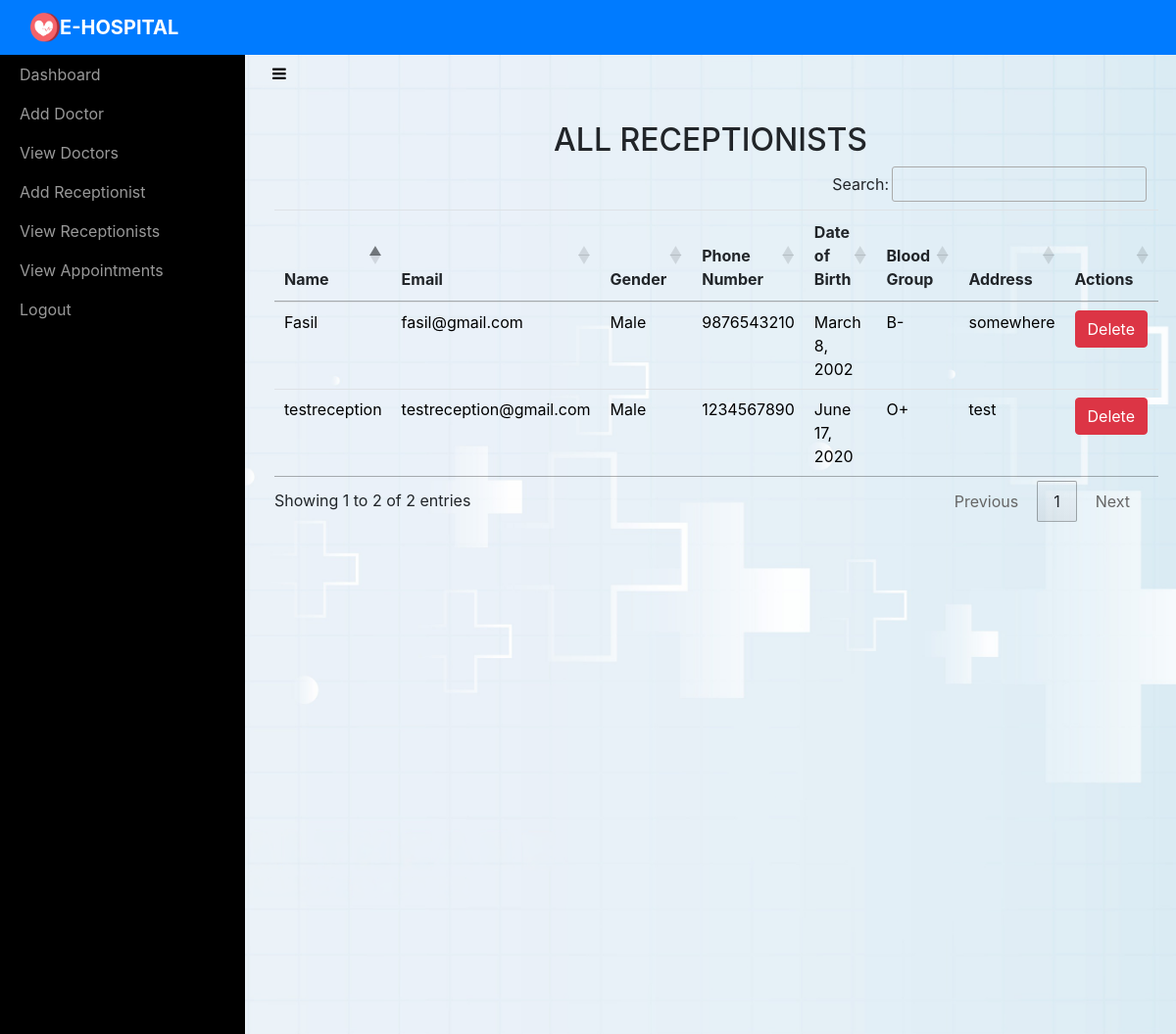
Screenshot of /adminviewReceptionist/ (signed in) with the database file from the repository.
### sitehandler/models.py (models this page shows, shortened)
class Receptionist(models.Model):
	name = models.CharField(max_length=50)
	email = models.EmailField(unique=True)
	password = models.CharField(max_length=16)
	gender = models.CharField(max_length=10)
	phonenumber = models.CharField(max_length=10)
	address = models.CharField(max_length=100)
	birthdate = models.DateField()
	bloodgroup = models.CharField(max_length=5)

### sitehandler/views.py (the view)
# urls.py: path('adminviewReceptionist/',adminviewReceptionist,name='adminviewReceptionist'),
def adminviewReceptionist(request):
	if not request.user.is_staff:
		return redirect('login_admin')
	rec = Receptionist.objects.all()
	r = { 'rec' : rec }
	return render(request,'adminviewreceptionists.html',r)

### sitehandler/templates/adminviewreceptionists.html (shortened to what this page needs)
<!DOCTYPE html>
<html>
<head>
    {% include 'include.html' %}
    {% load static %}
    <link rel="stylesheet" type="text/css" href="https://cdn.datatables.net/1.10.21/css/jquery.dataTables.min.css">
    <link rel="stylesheet" type="text/css" href="https://cdn.datatables.net/buttons/1.6.2/css/buttons.dataTables.min.css">
</head>
<body>
    {% include 'adminnav.html' %}
    <div id="wrapper" style="
    background-image: url(&quot;{% static 'img/star-sky.png' %}&quot;);
    height: 1000px;
    background-size: cover;
    position: relative;
    ">
        {% include 'admin_include.html'%}
        <div class="page-content-wrapper">
            <div class="container-fluid"><a class="btn btn-link" role="button" id="menu-toggle" href="#menu-toggle"><i class="fa fa-bars" style="color: black;"></i></a>
                <h2 class="text-center">ALL RECEPTIONISTS</h2>
                <section id="team" class="pb-5">
                    <div class="container">
                       <table class="table" id="example" style="background-color: transparent;">
                            <thead>
                                <tr>
                                    <th>Name</th>
                                    <th>Email</th>
                                    <th>Gender</th>
                                    <th>Phone Number</th>
                                    <th>Date of Birth</th>
                                    <th>Blood Group</th>
                                    <th>Address</th>
                                    <th>Actions</th>
                                </tr>
                            </thead>
                            <tbody>
                                {% for i in rec %}
                                <tr style="color: black;">
                                    <td>{{ i.name }}</td>
                                    <td>{{ i.email }}</td>
                                    <td>{{ i.gender }}</td>
                                    <td>{{ i.phonenumber }}</td>
                                    <td>{{ i.birthdate }}</td>
                                    <td>{{ i.bloodgroup }}</td>
                                    <td>{{ i.address }}</td>
                                    <td><a href="{% url 'admin_delete_receptionist' i.id  i.email %}" onclick="return confirm('Are you sure you want to delete?')" class="btn btn-danger">Delete</a></td>
                                </tr>
                                {% endfor %}
                            </tbody>
                        </table>
                    </div>
                </section>
            </div>
        </div>
    </div>
</body>
</html>

### sitehandler/templates/include.html (shortened to what this page needs)
{% load static %}
<link rel="stylesheet" href="{% static 'bootstrap/css/bootstrap.min.css' %}">
<link rel="stylesheet" href="{% static 'fonts/font-awesome.min.css' %}">
<link rel="stylesheet" href="{% static 'fonts/ionicons.min.css' %}">
<link rel="stylesheet" href="{% static 'css/back-to-top-scroll-1.css' %}">
<link rel="stylesheet" href="{% static 'css/back-to-top-scroll.cs' %}s">
<link rel="stylesheet" href="{% static 'css/Bold-BS4-Animated-Back-To-Top.css' %}">
<link rel="stylesheet" href="{% static 'css/cards.css' %}">
<link rel="stylesheet" href="https://cdnjs.cloudflare.com/ajax/libs/animate.css/3.5.2/animate.min.css">
<link rel="stylesheet" href="{% static 'css/Login-Form-Dark.css' %}">
<link rel="stylesheet" href="{% static 'css/Pretty-Registration-Form.css' %}">
<link rel="stylesheet" href="{% static 'css/Sidebar-Menu-1.css' %}">
<link rel="stylesheet" href="{% static 'css/Sidebar-Menu.css' %}">
<link rel="stylesheet" href="{% static 'css/styles.css' %}">

### sitehandler/templates/adminnav.html (shortened to what this page needs)
{% load static %}
<nav class="navbar navbar-dark navbar-expand-md sticky-top bg-primary float-none">
    <div class="container-fluid"><img src="{% static 'img/logo.png' %}" width="30px" height="30px" alt="10px"><a class="navbar-brand text-center" href="#" style="margin: 0px 0px;"><b>E-HOSPITAL</b></a>
    </div>
</nav>

### sitehandler/templates/admin_include.html
<div id="sidebar-wrapper">
    <ul class="sidebar-nav">
        <li> <a href="{% url 'adminhome' %}">Dashboard</a></li>
        <li> <a href="{% url 'adminaddDoctor' %}">Add Doctor</a></li>
        <li> <a href="{% url 'adminviewDoctor' %}">View Doctors</a></li>
        <li> <a href="{% url 'adminaddReceptionist' %}">Add Receptionist</a></li>
        <li> <a href="{% url 'adminviewReceptionist' %}">View Receptionists</a></li>
        <li> <a href="{% url 'adminviewAppointment' %}">View Appointments</a></li>
        <li> <a href="{% url 'adminlogout' %}">Logout</a></li>
    </ul>
</div>

### sitehandler/static/css/Sidebar-Menu-1.css (style rules this page uses)
body { overflow-x: hidden; }
#wrapper { padding-left: 0; -webkit-transition: all 0.5s ease; -moz-transition: all 0.5s ease; -o-transition: all 0.5s ease; transition: all 0.5s ease; }
#sidebar-wrapper { z-index: 1000; position: fixed; left: 250px; width: 0; height: 100%; margin-left: -250px; overflow-y: auto; background: #000; -webkit-transition: all 0.5s ease; -moz-transition: all 0.5s ease; -o-transition: all 0.5s ease; transition: all 0.5s ease; }
.sidebar-nav { position: absolute; top: 0; width: 250px; margin: 0; padding: 0; list-style: none; }
.sidebar-nav li { text-indent: 20px; line-height: 40px; }
.sidebar-nav li a { display: block; text-decoration: none; color: #999999; }
@media (min-width:768px) { #wrapper { padding-left: 250px; } }
@media (min-width:768px) { #sidebar-wrapper { width: 250px; } }

### sitehandler/static/css/Sidebar-Menu.css (style rules this page uses)
#wrapper { padding-left: 0; -webkit-transition: all 0.5s ease; -moz-transition: all 0.5s ease; -o-transition: all 0.5s ease; transition: all 0.5s ease; }
#sidebar-wrapper { z-index: 1000; position: fixed; left: 250px; width: 0; height: 100%; margin-left: -250px; overflow-y: auto; background: #000; -webkit-transition: all 0.5s ease; -moz-transition: all 0.5s ease; -o-transition: all 0.5s ease; transition: all 0.5s ease; }
.sidebar-nav { position: absolute; top: 0; width: 250px; margin: 0; padding: 0; list-style: none; }
.sidebar-nav li { text-indent: 20px; line-height: 40px; }
.sidebar-nav li a { display: block; text-decoration: none; color: #999999; }
@media (min-width:768px) { #wrapper { padding-left: 250px; } }
@media (min-width:768px) { #sidebar-wrapper { width: 250px; } }

### sitehandler/static/css/styles.css (style rules this page uses)
.text-center { margin-top: 30px; }

### rows the page displays
Receptionist: name "testreception", email "testreception@gmail.com", gender "Male", phonenumber "1234567890", birthdate "June 17, 2020", bloodgroup "O+", address "test"
Receptionist: name "Fasil", email "fasil@gmail.com", gender "Male", phonenumber "9876543210", birthdate "March 8, 2002", bloodgroup "B-", address "somewhere"
